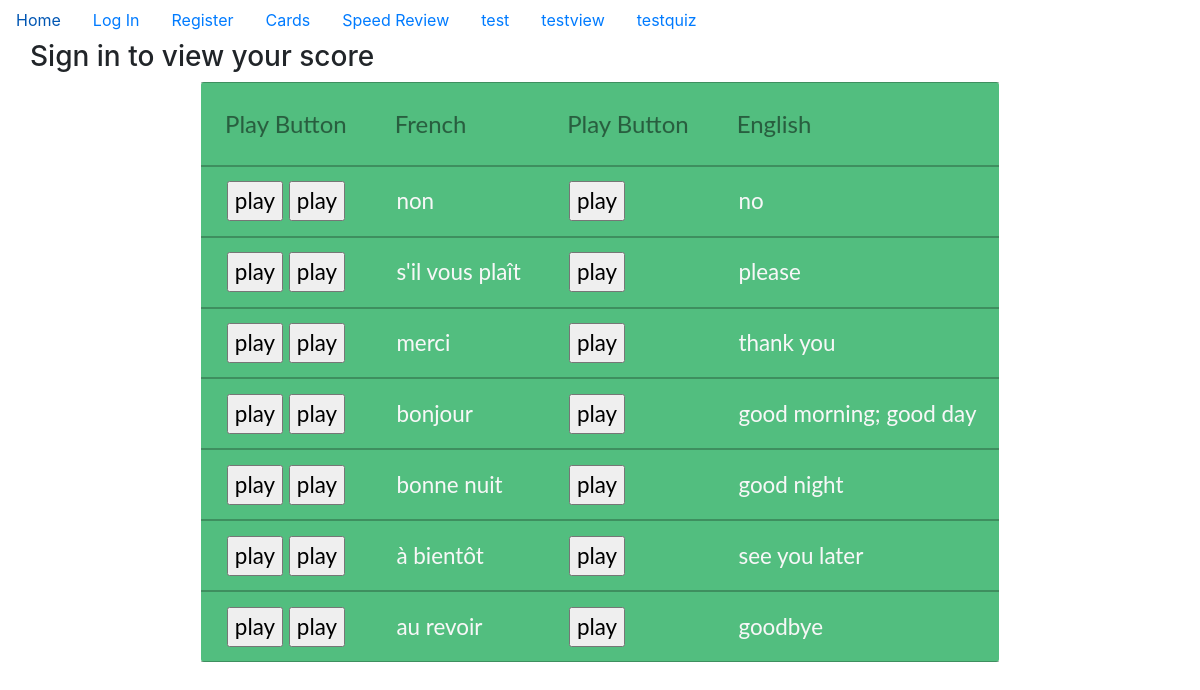
/card/view_all?userid=1, run on the app's committed database.
### prota/models.py (models this page shows, shortened)
class Card(db.Model):
    __tablename__ = 'cards'
    id = db.Column(db.Integer,primary_key=True)
    fr = db.Column(db.Text)
    eng = db.Column(db.Text)
    fr_snd = db.Column(db.Text)
    eng_snd = db.Column(db.Text)

### prota/card/views.py (the view)
@card_blueprint.route('view_all',methods=['GET','POST'])
def view_all():
    userid = request.args.get('userid', None)
    cardscore = db.session.query(Card, Score).join(Card).filter(userid == Score.userid)
    cards = Card.query.all()
    for item in cardscore:
        if item[0] in cards:
            cards.pop(cards.index(item[0]))
    return render_template('view_all.html',cards=cards,cardscore=cardscore)

### prota/card/templates/card/view_all.html (shortened to what this page needs)
{% extends "base.html" %}
{% block content %}
<head>
    <link rel="stylesheet" href="{{ url_for('static', filename='css/cards/view_all.css') }}">
</head>
    {% if current_user.is_authenticated %}
        <div class="container">
        <div class="row">
        <div class="col"></div>
        <div class="col-md-6">
        <table class="flat-table flat-table-1">
          <tr>
            <th>Play Button</th>
            <th>French</th>
            <th>Play Button</th>
            <th>English</th>
            <th>Score</th>
          </tr>
          {% for card in cardscore %}
              <tr>
            <td>
            {% for line in card[0].fr_snd.split(',')  %}
            <input type="button" class="button" value="play" onclick="play('../{{line}}')">
            {% endfor %}
            </td>
            <td>{{card[0].fr}}</td>
            <td><input type="button" class="button" value="play" onclick="play('../{{card[0].eng_snd}}')"></td>
            <td>{{card[0].eng}}</td>
            <td>{{card[1].score}}</td>
              </tr>
          {% endfor %}
        </table>
        <table class="flat-table flat-table-2">
          {% for card in cards %}
          <tr>
            <td>
            {% for line in card.fr_snd.split(',')  %}
            <input type="button" class="button" value="play" onclick="play('../{{line}}')">
            {% endfor %}
            </td>
            <td>{{card.fr}}</td>
            <td><input type="button" class="button" value="play" onclick="play('../{{card.eng_snd}}')"></td>
            <td>{{card.eng}}</td>
            <td>Not seen yet</td>
          </tr>
          {% endfor %}
        </table>
        </div>
        <div class="col">
        </div>
        </div>
        </div>
    {% else %}
        <div class="container">
            <div class="row"><h3>Sign in to view your score</h3></div>
        <div class="row">
        <div class="col"></div>
        <table class="flat-table flat-table-3">
            <tr>
            <th>Play Button</th>
            <th>French</th>
            <th>Play Button</th>
            <th>English</th>
          </tr>
          {% for card in cards %}
          <tr>
            <td>
            {% for line in card.fr_snd.split(',')  %}
            <input type="button" class="button" value="play" onclick="play('../{{line}}')">
            {% endfor %}
            </td>
            <td>{{card.fr}}</td>
            <td><input type="button" class="button" value="play" onclick="play('../{{card.eng_snd}}')"></td>
            <td>{{card.eng}}</td>
          </tr>
          {% endfor %}
        </table>
        <div class="col"></div>
        </div>
        </div>
    {% endif %}
{% endblock %}

### prota/static/css/cards/view_all.css (style rules this page uses)
.flat-table { margin-bottom: 20px; border-collapse:collapse; font-family: 'Lato', Calibri, Arial, sans-serif; border: none; border-radius: 3px; -webkit-border-radius: 3px; -moz-border-radius: 3px; }
.flat-table th, .flat-table td { box-shadow: inset 0 -1px rgba(0,0,0,0.25), inset 0 1px rgba(0,0,0,0.25); }
.flat-table th { font-weight: normal; -webkit-font-smoothing: antialiased; padding: 1em; color: rgba(0,0,0,0.45); text-shadow: 0 0 1px rgba(0,0,0,0.1); font-size: 1.5em; }
.flat-table td { color: #f7f7f7; padding: 0.7em 1em 0.7em 1.15em; text-shadow: 0 0 1px rgba(255,255,255,0.1); font-size: 1.4em; }
.flat-table tr { -webkit-transition: background 0.3s, box-shadow 0.3s; -moz-transition: background 0.3s, box-shadow 0.3s; transition: background 0.3s, box-shadow 0.3s; }
.flat-table-3 { background: #52be7f; }

### data on the page
Card: fr "non", eng "no"
Card: fr "s'il vous plaît", eng "please"
Card: fr "merci", eng "thank you"
Card: fr "bonjour", eng "good morning; good day"
Card: fr "bonne nuit", eng "good night"
Card: fr "à bientôt", eng "see you later"
Card: fr "au revoir", eng "goodbye"
